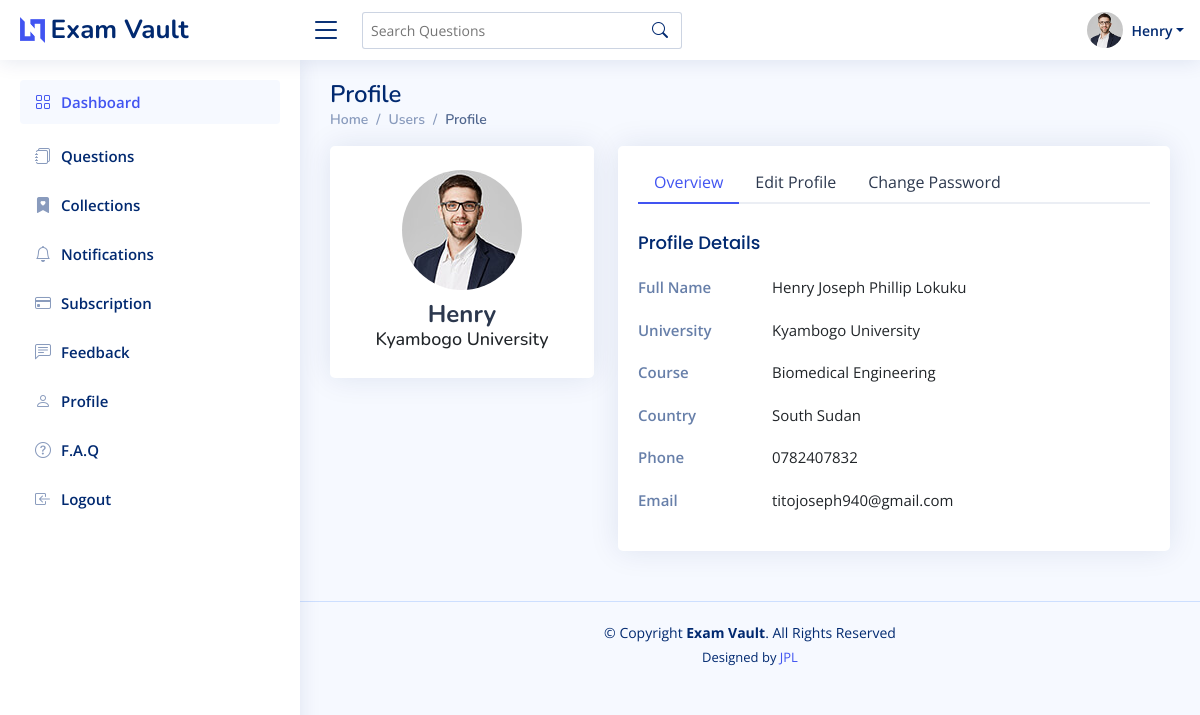
Screenshot of /profile/ (signed in) with the database file from the repository.
### users/models.py (models this page shows)
class CustomUser(AbstractUser):
    phone_number = models.CharField(max_length=20)
    gender = models.CharField(max_length = 5, choices = GENDER_CHOICES, default = '1')
    course = models.CharField(max_length = 50, default = 'None')
    university = models.CharField(max_length = 50, default = 'None')
    country = models.CharField(max_length = 50, default = 'Uganda')
    def __str__(self):
        return self.username

### users/views.py (the view)
# urls.py: path('profile/', views.profile_view, name='profile'),
@login_required
def profile_view(request):
    user_update_form = UpdateUserForm()
    if request.method == "POST":
        if 'username' in request.POST:
            username = request.POST['username']
            first_name = request.POST['first name']
            last_name = request.POST['last name']
            gender = request.POST['gender']
            phone_number = request.POST['phone number']
            course = request.POST['course']
            email = request.POST['email']
            university = request.POST['university']
            country = request.POST['country']
            user = CustomUser.objects.get(pk = request.user.id)
            user.username = username
            user.first_name = first_name
            user.last_name = last_name
            user.gender = gender
            user.phone_number = phone_number
            user.course = course
            user.email = email
            user.university = university
            user.country = country
            user.save()
            return redirect('/profile/')
        elif "password" in request.POST:
            password = request.POST['password']
            newpassword = request.POST['newpassword']
            renewpassword = request.POST['renewpassword']
            user = CustomUser.objects.get(pk = request.user.id)
            user_auth = authenticate(username = user.username, password = password)
            if user_auth:
                if newpassword == renewpassword:
                    user.set_password(renewpassword)
                    user.save()
                    return redirect('/login/')
                else:
                    print("Passwords not the Same ")
            else:
                print("Incorrect Password")
    else:
        user_update_form = UpdateUserForm()
    context = {
        'user_update_form': user_update_form,
    }
    return render(request, 'profile.html', context)

### users/forms.py
class UpdateUserForm(forms.ModelForm):
    username = forms.CharField(max_length = 20)
    first_name = forms.CharField(max_length= 20)
    last_name = forms.CharField(max_length = 20)
    gender = forms.ChoiceField(choices = GENDER_CHOICES)
    phone_number = forms.CharField(max_length=20)
    course = forms.CharField(max_length=20)
    email = forms.EmailField()
    university = forms.CharField(max_length = 50)
    country =forms.CharField(max_length = 50)
    class Meta:
        model = CustomUser
        fields = ['username', 'first_name', 'last_name', 'gender', 'phone_number', 'course', 'email', 'university', 'country']

### users/templates/profile.html (shortened to what this page needs)
{% extends 'base.html' %}
{% load static %}
{% block content %}
  <div class="pagetitle">
      <h1>Profile</h1>
      <nav>
        <ol class="breadcrumb">
          <li class="breadcrumb-item"><a href="index.html">Home</a></li>
          <li class="breadcrumb-item">Users</li>
          <li class="breadcrumb-item active">Profile</li>
        </ol>
      </nav>
    </div>
    <section class="section profile">
      <div class="row">
        <div class="col-xl-4">
          <div class="card">
            <div class="card-body profile-card pt-4 d-flex flex-column align-items-center">
              <img src="{% static 'assets/img/profile-img.jpg' %}" alt="Profile" class="rounded-circle">
              <h2>{{user}}</h2>
              <h3>{{user.university}}</h3>
            </div>
          </div>
        </div>
        <div class="col-xl-8">
          <div class="card">
            <div class="card-body pt-3">
              <ul class="nav nav-tabs nav-tabs-bordered">
                <li class="nav-item">
                  <button class="nav-link active" data-bs-toggle="tab" data-bs-target="#profile-overview">Overview</button>
                </li>
                <li class="nav-item">
                  <button class="nav-link" data-bs-toggle="tab" data-bs-target="#profile-edit">Edit Profile</button>
                </li>
                <li class="nav-item">
                  <button class="nav-link" data-bs-toggle="tab" data-bs-target="#profile-change-password">Change Password</button>
                </li>
              </ul>
              <div class="tab-content pt-2">
                <div class="tab-pane fade show active profile-overview" id="profile-overview">
                  <h5 class="card-title">Profile Details</h5>
                  <div class="row">
                    <div class="col-lg-3 col-md-4 label ">Full Name</div>
                    <div class="col-lg-9 col-md-8">{{user.get_full_name}}</div>
                  </div>
                  <div class="row">
                    <div class="col-lg-3 col-md-4 label">University</div>
                    <div class="col-lg-9 col-md-8">{{user.university}}</div>
                  </div>
                  <div class="row">
                    <div class="col-lg-3 col-md-4 label">Course</div>
                    <div class="col-lg-9 col-md-8">{{user.course}}</div>
                  </div>
                  <div class="row">
                    <div class="col-lg-3 col-md-4 label">Country</div>
                    <div class="col-lg-9 col-md-8">{{user.country}}</div>
                  </div>
                  <div class="row">
                    <div class="col-lg-3 col-md-4 label">Phone</div>
                    <div class="col-lg-9 col-md-8">{{user.phone_number}}</div>
                  </div>
                  <div class="row">
                    <div class="col-lg-3 col-md-4 label">Email</div>
                    <div class="col-lg-9 col-md-8">{{user.email}}</div>
                  </div>
                </div>
              </div>
            </div>
          </div>
        </div>
      </div>
    </section>
{% endblock %}

### users/templates/base.html (shortened to what this page needs)
{% load static %}
<!DOCTYPE html>
<html lang="en">
<head>
  <link href="{% static 'assets/vendor/bootstrap/css/bootstrap.min.css' %}" rel="stylesheet">
  <link href="{% static 'assets/vendor/bootstrap-icons/bootstrap-icons.css' %}" rel="stylesheet">
  <link href="{% static 'assets/vendor/boxicons/css/boxicons.min.css' %}" rel="stylesheet">
  <link href="{% static 'assets/vendor/quill/quill.snow.css' %}" rel="stylesheet">
  <link href="{% static 'assets/vendor/quill/quill.bubble.css' %}" rel="stylesheet">
  <link href="{% static 'assets/vendor/remixicon/remixicon.css' %}" rel="stylesheet">
  <link href="{% static 'assets/vendor/simple-datatables/style.css' %}" rel="stylesheet">
  <link href="{% static 'assets/css/style.css' %}" rel="stylesheet">
</head>
<body>
  <header id="header" class="header fixed-top d-flex align-items-center">
    <div class="d-flex align-items-center justify-content-between">
      <a href="index.html" class="logo d-flex align-items-center">
        <img src="assets/img/logo.png" alt="">
        <span class="d-none d-lg-block">Exam Vault</span>
      </a>
      <i class="bi bi-list toggle-sidebar-btn"></i>
    </div>
    <div class="search-bar">
      <form class="search-form d-flex align-items-center" method="POST" action="#">
        <input type="text" name="query" placeholder="Search Questions" title="Enter search keyword">
        <button type="submit" title="Search"><i class="bi bi-search"></i></button>
      </form>
    </div>
    <nav class="header-nav ms-auto">
      <ul class="d-flex align-items-center">
        <li class="nav-item dropdown pe-3">
          <a class="nav-link nav-profile d-flex align-items-center pe-0" href="#" data-bs-toggle="dropdown">
            <img src="{% static 'assets/img/profile-img.jpg' %}" alt="Profile" class="rounded-circle">
            <span class="d-none d-md-block dropdown-toggle ps-2">{{request.user}}</span>
          </a>
        </li>
      </ul>
    </nav>
  </header>
  <aside id="sidebar" class="sidebar">
    <ul class="sidebar-nav" id="sidebar-nav">
      <li class="nav-item">
        <a class="nav-link " href="{% url 'users:dashboard' %}">
          <i class="bi bi-grid"></i>
          <span>Dashboard</span>
        </a>
      </li>
      <li class="nav-item">
        <a class="nav-link collapsed" href="{% url 'questions:questions' %}">
          <i class="bi bi-journals"></i>
          <span>Questions</span>
        </a>
      </li>
      <li class="nav-item">
        <a class="nav-link collapsed" href="{% url 'questions:collections' %}">
          <i class="bi bi-bookmark-heart-fill"></i>
          <span>Collections</span>
        </a>
      </li>
      <li class="nav-item">
        <a class="nav-link collapsed" href="{% url 'notifications:notifications' %}">
          <i class="bi bi-bell"></i>
          <span>Notifications</span>
        </a>
      </li>
      <li class="nav-item">
        <a class="nav-link collapsed" href="{% url 'subscription:subscription' %}">
          <i class="bi bi-credit-card"></i>
          <span>Subscription</span>
        </a>
      </li>
       <li class="nav-item">
        <a class="nav-link collapsed" href="{% url 'users:contact' %}">
          <i class="bi bi-chat-left-text"></i>
          <span>Feedback</span>
        </a>
      </li>
      <li class="nav-item">
        <a class="nav-link collapsed" href="{% url 'users:profile' %}">
          <i class="bi bi-person"></i>
          <span>Profile</span>
        </a>
      </li>
      <li class="nav-item">
        <a class="nav-link collapsed" href="{% url 'users:faq' %}">
          <i class="bi bi-question-circle"></i>
          <span>F.A.Q</span>
        </a>
      </li>
      <li class="nav-item">
        <a class="nav-link collapsed" href="{% url 'users:logout' %}">
          <i class="bi bi-box-arrow-in-left"></i>
          <span>Logout</span>
        </a>
      </li>
    </ul>
  </aside>
  <main id="main" class="main">
    <section class="section dashboard">
    {% block content %}
    {% endblock %}
    </section>
  </main>
  <footer id="footer" class="footer">
    <div class="copyright">
      &copy; Copyright <strong><span>Exam Vault</span></strong>. All Rights Reserved
    </div>
    <div class="credits">
      Designed by <a href="">JPL</a>
    </div>
  </footer>
</body>
</html>

### users/static/assets/css/style.css (style rules this page uses)
:root { scroll-behavior: smooth; }
body { font-family: "Open Sans", sans-serif; background: #f6f9ff; color: #444444; }
a { color: #4154f1; text-decoration: none; }
h1, h2, h3, h4, h5, h6 { font-family: "Nunito", sans-serif; }
#main { margin-top: 60px; padding: 20px 30px; transition: all 0.3s; }
.pagetitle { margin-bottom: 10px; }
.pagetitle h1 { font-size: 24px; margin-bottom: 0; font-weight: 600; color: #012970; }
.card { margin-bottom: 30px; border: none; border-radius: 5px; box-shadow: 0px 0 30px rgba(1, 41, 112, 0.1); }
.card-title { padding: 20px 0 15px 0; font-size: 18px; font-weight: 500; color: #012970; font-family: "Poppins", sans-serif; }
.card-body { padding: 0 20px 20px 20px; }
.breadcrumb { font-size: 14px; font-family: "Nunito", sans-serif; color: #899bbd; font-weight: 600; }
.breadcrumb a { color: #899bbd; transition: 0.3s; }
.breadcrumb .breadcrumb-item::before { color: #899bbd; }
.breadcrumb .active { color: #51678f; font-weight: 600; }
.nav-tabs-bordered { border-bottom: 2px solid #ebeef4; }
.nav-tabs-bordered .nav-link { margin-bottom: -2px; border: none; color: #2c384e; }
.nav-tabs-bordered .nav-link.active { background-color: #fff; color: #4154f1; border-bottom: 2px solid #4154f1; }
.logo { line-height: 1; }
@media (min-width: 1200px) { .logo { width: 280px; } }
.logo img { max-height: 26px; margin-right: 6px; }
.logo span { font-size: 26px; font-weight: 700; color: #012970; font-family: "Nunito", sans-serif; }
.header { transition: all 0.5s; z-index: 997; height: 60px; box-shadow: 0px 2px 20px rgba(1, 41, 112, 0.1); background-color: #fff; padding-left: 20px; }
.header .toggle-sidebar-btn { font-size: 32px; padding-left: 10px; cursor: pointer; color: #012970; }
.header .search-bar { min-width: 360px; padding: 0 20px; }
.header .search-form { width: 100%; }
.header .search-form input { border: 0; font-size: 14px; color: #012970; border: 1px solid rgba(1, 41, 112, 0.2); padding: 7px 38px 7px 8px; border-radius: 3px; transition: 0.3s; width: 100%; }
.header .search-form button { border: 0; padding: 0; margin-left: -30px; background: none; }
.header .search-form button i { color: #012970; }
.header-nav ul { list-style: none; }
.header-nav>ul { margin: 0; padding: 0; }
.header-nav .nav-profile { color: #012970; }
.header-nav .nav-profile img { max-height: 36px; }
.header-nav .nav-profile span { font-size: 14px; font-weight: 600; }
.sidebar { position: fixed; top: 60px; left: 0; bottom: 0; width: 300px; z-index: 996; transition: all 0.3s; padding: 20px; overflow-y: auto; scrollbar-width: thin; scrollbar-color: #aab7cf transparent; box-shadow: 0px 0px 20px rgba(1, 41, 112, 0.1); background-color: #fff; }
@media (min-width: 1200px) { #main, #footer { margin-left: 300px; } }
.sidebar-nav { padding: 0; margin: 0; list-style: none; }
.sidebar-nav li { padding: 0; margin: 0; list-style: none; }
.sidebar-nav .nav-item { margin-bottom: 5px; }
.sidebar-nav .nav-link { display: flex; align-items: center; font-size: 15px; font-weight: 600; color: #4154f1; transition: 0.3; background: #f6f9ff; padding: 10px 15px; border-radius: 4px; }
.sidebar-nav .nav-link i { font-size: 16px; margin-right: 10px; color: #4154f1; }
.sidebar-nav .nav-link.collapsed { color: #012970; background: #fff; }
.sidebar-nav .nav-link.collapsed i { color: #899bbd; }
.profile .profile-card img { max-width: 120px; }
.profile .profile-card h2 { font-size: 24px; font-weight: 700; color: #2c384e; margin: 10px 0 0 0; }
.profile .profile-card h3 { font-size: 18px; }
.profile .profile-overview .row { margin-bottom: 20px; font-size: 15px; }
.profile .profile-overview .card-title { color: #012970; }
.profile .profile-overview .label { font-weight: 600; color: rgba(1, 41, 112, 0.6); }
.footer { padding: 20px 0; font-size: 14px; transition: all 0.3s; border-top: 1px solid #cddfff; }
.footer .copyright { text-align: center; color: #012970; }
.footer .credits { padding-top: 5px; text-align: center; font-size: 13px; color: #012970; }

### rows the page displays
CustomUser: user "Henry", username "Henry", university "Kyambogo University", get_full_name "Henry Joseph Phillip Lokuku", course "Biomedical Engineering", country "South Sudan", phone_number "0782407832", email "titojoseph940@gmail.com"
